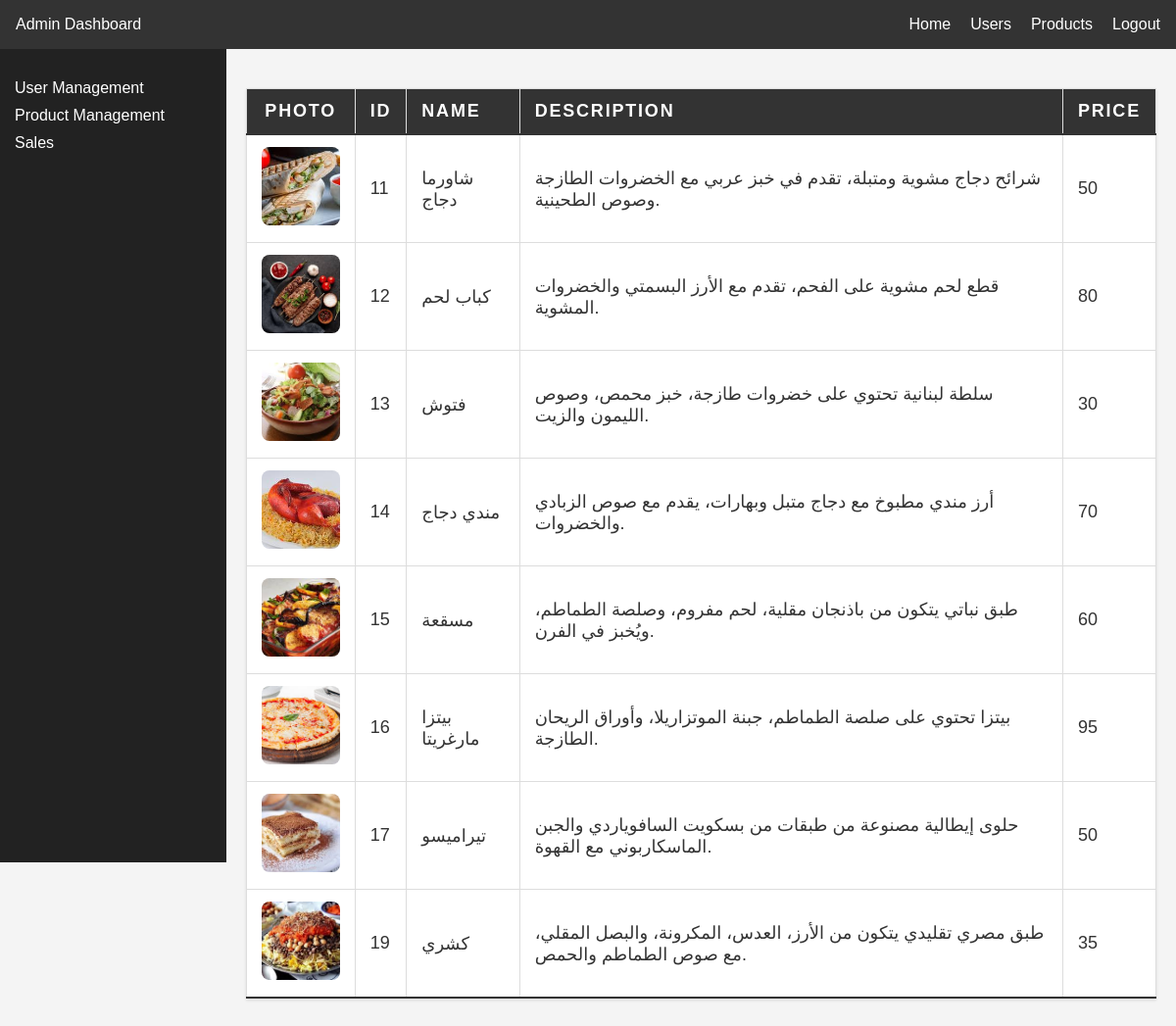
Page /dash_product.php on the committed database.
### tables this page shows
CREATE TABLE `product` (
  `id` int NOT NULL,
  `name` varchar(255) DEFAULT NULL,
  `price` int DEFAULT NULL,
  `description` varchar(255) DEFAULT NULL,
  `stock` int DEFAULT '0',
  `photo` varchar(255) DEFAULT NULL
);

CREATE TABLE `product_images` (
  `id` int NOT NULL,
  `product_id` int NOT NULL,
  `filename` varchar(255) NOT NULL,
  `created_at` timestamp NULL DEFAULT CURRENT_TIMESTAMP
);

### dash_product.php (the view, shortened to what this page needs)
<!DOCTYPE html>
<html lang="en">
<head>
    <link rel="stylesheet" href="dashboard.css">
</head>
<body>
    <nav class="navbar">
        <div class="logo">Admin Dashboard</div>
        <ul class="nav-links">
            <li><a href="dashboard.php">Home</a></li>
            <li><a href="dash_user.php">Users</a></li>
            <li><a href="dash_product.php">Products</a></li>
            <li><a href="dash_logout.php">Logout</a></li>
        </ul>
    </nav>
    <div class="container">
        <aside class="sidebar">
            <ul>
                <li><a href="user_manage.php">User Management</a></li>
                <li><a href="product_manage.php">Product Management</a></li>
                <li><a href="sales_manage.php">Sales</a></li>
            </ul>
        </aside>
        <main class="main-content">
            <section>
                <table>
                    <thead>
                        <tr>
                            <th>Photo</th>
                            <th>ID</th>
                            <th>Name</th>
                            <th>Description</th>
                            <th>Price</th>
                        </tr>
                    </thead>
                    <tbody>
                                <?php
                                require('dp.php');
                                $query = 'SELECT * FROM product';
                                $sqlquery = $conn->prepare($query);
                                $sqlquery->execute();
                                $result = $sqlquery->fetchAll(PDO::FETCH_ASSOC);
                                foreach ($result as $value) {
                                    $query = 'SELECT filename FROM product_images WHERE product_id = :product_id';
                                    $sqlquery = $conn->prepare($query);
                                    $sqlquery->bindParam(':product_id', $value['id']);
                                    $sqlquery->execute();
                                    $imageResult = $sqlquery->fetch(PDO::FETCH_ASSOC);
                                    $filename = !empty($imageResult['filename']) ? htmlspecialchars($imageResult['filename']) : 'default.jpg';
                                    echo    '<tr>';
                                    echo         ' <td>';
                                    echo '<img src="./img/' . $filename . '" class="img-fluid w-100 rounded-top" alt="Product Image">';
                                    echo '</td>';
                                    echo         ' <td>'. htmlspecialchars($value['id']) .'</td>';
                        echo       ' <td>'.htmlspecialchars($value['name']) .'</td>';
                        echo       ' <td>'.htmlspecialchars($value['description']) .'</td>';
                         echo      ' <td>'. htmlspecialchars($value['price']). '</td>';
                                }
                         ?>
                    </tbody>
                </table>
            </section>
        </main>
    </div>
</body>
</html>

### dashboard.css (style rules this page uses)
body { font-family: Arial, sans-serif; margin: 0; padding: 0; background-color: #f4f4f4; }
.navbar { background-color: #333; color: #fff; padding: 1em; display: flex; justify-content: space-between; align-items: center; }
.nav-links { list-style-type: none; display: flex; margin: 0; }
.nav-links li { margin-left: 20px; }
.nav-links li a { color: white; text-decoration: none; }
.container { display: flex; }
.sidebar { width: 250px; background-color: #222; padding: 15px; height: 100vh; color: white; }
.sidebar ul { list-style-type: none; padding: 0; }
.sidebar ul li { margin-bottom: 10px; }
.sidebar ul li a { color: white; text-decoration: none; }
.main-content { padding: 20px; flex-grow: 1; }
table { width: 100%; border-collapse: collapse; margin: 25px 0; font-size: 18px; box-shadow: 0 2px 3px rgba(0, 0, 0, 0.1); background-color: #fff; }
table th, table td { padding: 12px 15px; border: 1px solid #ddd; text-align: left; }
table th { background-color: #333; color: #fff; text-transform: uppercase; letter-spacing: 0.1em; }
table tr { border-bottom: 1px solid #ddd; }
table tr:last-of-type { border-bottom: 2px solid #333; }
table td { color: #333; }
table th:first-of-type, table td:first-of-type { text-align: center; }

### dash_product.php (style rules this page uses)
table { width: 100%; border-collapse: collapse; margin: 20px 0; }
th, td { border: 1px solid #ddd; padding: 8px; }
th { background-color: #f2f2f2; }
img { width: 80px; height: 80px; object-fit: cover; border-radius: 8px; }

### rows in the picture
product: product_images.filename (picture), id "11", name "شاورما دجاج", description "شرائح دجاج مشوية ومتبلة، تقدم في خبز عربي مع الخضروات الطازجة وصوص الطحينية.", price "50"
product: product_images.filename (picture), id "12", name "كباب لحم", description "قطع لحم مشوية على الفحم، تقدم مع الأرز البسمتي والخضروات المشوية.", price "80"
product: product_images.filename (picture), id "13", name "فتوش", description "سلطة لبنانية تحتوي على خضروات طازجة، خبز محمص، وصوص الليمون والزيت.", price "30"
product: product_images.filename (picture), id "14", name "مندي دجاج", description "أرز مندي مطبوخ مع دجاج متبل وبهارات، يقدم مع صوص الزبادي والخضروات.", price "70"
product: product_images.filename (picture), id "15", name "مسقعة", description "طبق نباتي يتكون من باذنجان مقلية، لحم مفروم، وصلصة الطماطم، ويُخبز في الفرن.", price "60"
product: product_images.filename (picture), id "16", name "بيتزا مارغريتا", description "بيتزا تحتوي على صلصة الطماطم، جبنة الموتزاريلا، وأوراق الريحان الطازجة.", price "95"
product: product_images.filename (picture), id "17", name "تيراميسو", description "حلوى إيطالية مصنوعة من طبقات من بسكويت السافوياردي والجبن الماسكاربوني مع القهوة.", price "50"
product: product_images.filename (picture), id "19", name "كشري", description "طبق مصري تقليدي يتكون من الأرز، العدس، المكرونة، والبصل المقلي، مع صوص الطماطم والحمص.", price "35"
